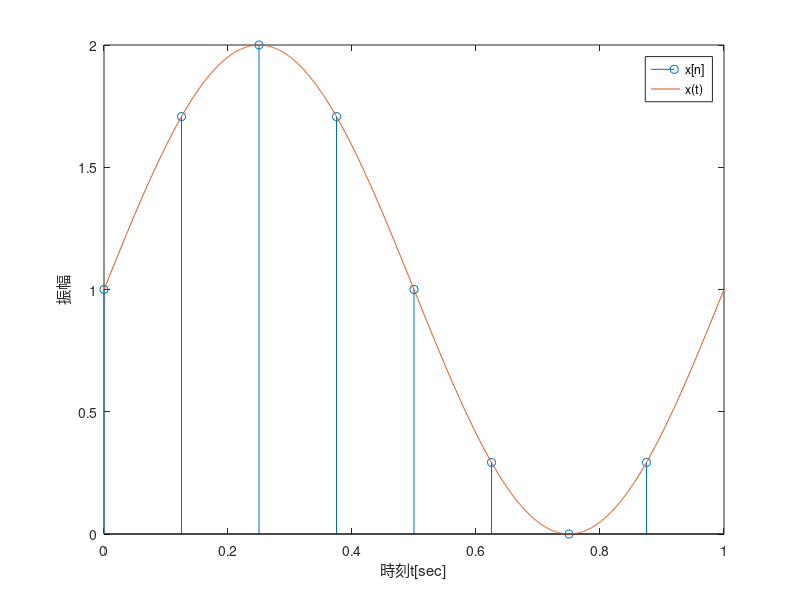
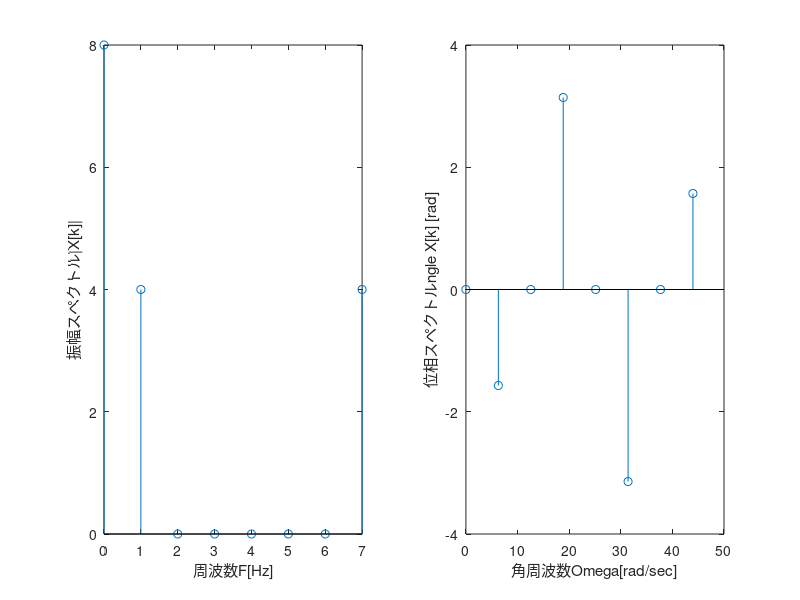

The MATLAB script that drew these images, in order:
A=1;
theta=0;
D=1;
T0=1;
F0 = 1/ T0;
N = 8;
Ts = 1/N;
n = 0:N-1;

xn = A*sin(2*pi*F0*n*Ts+theta) + D;

figure(1);
stem(n* Ts,xn);
xlabel("時刻t[sec]");
ylabel("振幅");
%------------2-----------
hold on;
N=1000;
na = 0:N-1;
Tsa= 1/N;
xt = A*sin(2*pi*F0*na*Tsa+theta) + D;

plot(na*Tsa,xt);
legend("x[n]","x(t)");
hold off;
%----------4------------
N=8;
k=0:7;
omega = 2 * pi * k /N;
f = omega / 2/ pi;
Fs = 1/Ts;
Omega = omega * Fs;
F = Omega /2/pi;
%-----------3----------------
Xk = fft(xn,8);
amp = abs(Xk);
phase = angle(fix(Xk));
figure(2);
subplot(1,2,1);
stem(F, amp);
xlabel("周波数F[Hz]")
ylabel("振幅スペクトル|X[k]|")
subplot(1,2,2);
stem(Omega,phase);
xlabel("角周波数\Omega[rad/sec]")
ylabel("位相スペクトル\angle X[k] [rad]")

